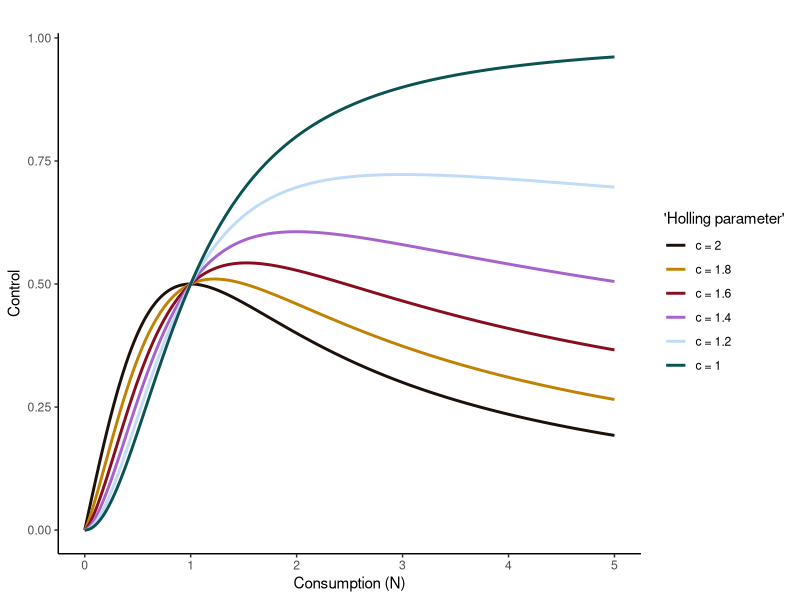

Here is the R script that generated this plot:
library(ggplot2)
library(dplyr)

Holling_all <- function(N, B = 1, A = 1, c = 2) {
  
  B*N^c/(A^2 + N^2)
}


c_values <- seq(2, 1, by = -0.2)
N_values <- seq(0, 5, by = 0.01)

df <- expand.grid(N = N_values, c = c_values) %>%
  mutate(Control = Holling_all(N, c = c))

# This looks like the colors in Maarten's plot
gold_black_palette <- c("#1C110A", "#C18203","#880D1E" , "#A663CC", "#BFDBF7", "#0B5351")


fig_A1 <- ggplot(df, aes(x = N, y = Control, color = factor(c))) +
  geom_line(size = 1) +
  scale_color_manual(values = gold_black_palette, labels = paste("c =", c_values)) +
  labs(
    title = "",
    x = "Consumption (N)",
    y = "Control",
    color = "'Holling parameter'"
  ) + theme_classic() 
 
